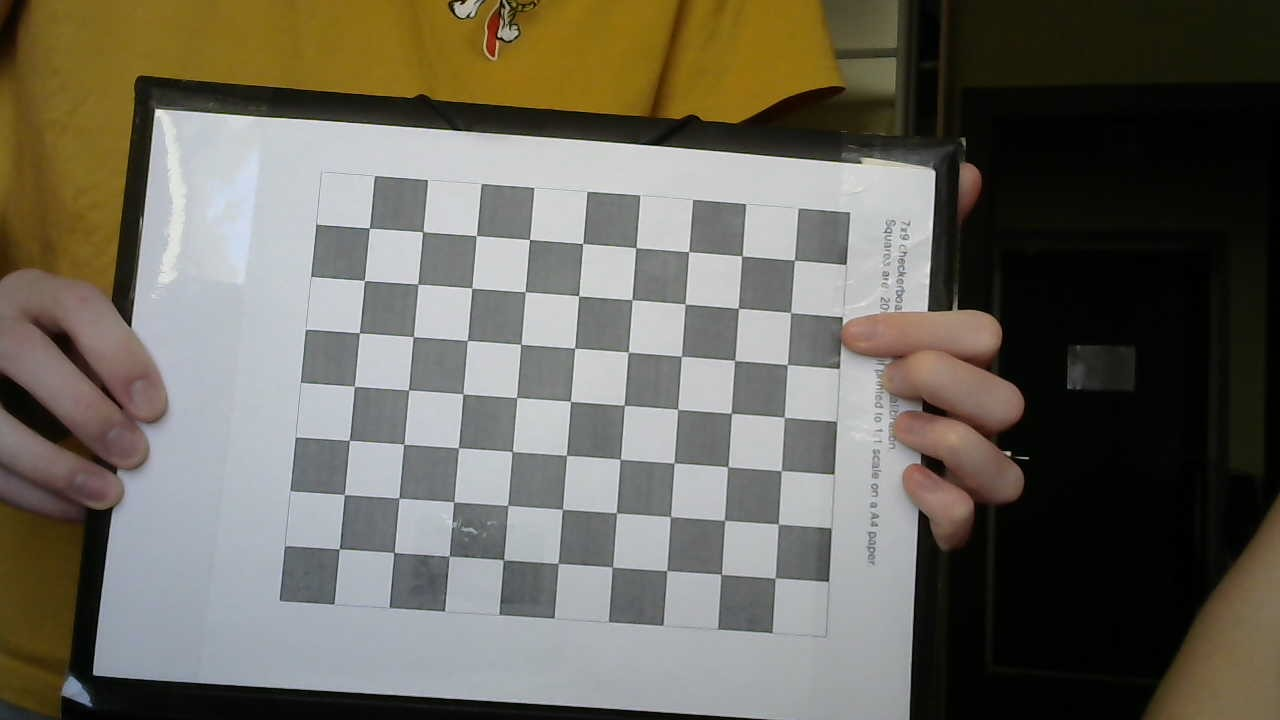
#> input picture 1st year/Sensing, Perception and Actuation/Assignment_2/photos/0.jpg, 1280 x 720 px; its folder holds only this picture in this run
$ jupyter execute Assignment2.ipynb
#> lines starting #> are read from the running program, lines starting #| are printed output that depends on the picture; after the words box and inside, x2 and y2 are one past the last pixel; in counts of white or black regions, pixels touching at a corner belong together; long printed decimals are rounded
# Task 1
# Kalman filter
## Case 2

### 1. See the data

[cell 1]
import numpy as np
import pandas as pd
from matplotlib import pyplot as plt

data = pd.read_csv("case2.txt", header=None, names=['Time', "Roll angle"])
#> (reads 1st year/Sensing, Perception and Actuation/Assignment_2/case2.txt from the repository)
data.head()

Let's plot it

[cell 2]
plt.figure(figsize=(8, 6), dpi=80)
plt.scatter(data["Time"], data["Roll angle"], s = 3);

### 2. Kalman filter theory

In our case we don't know about controlling function `uk`, so we put all unknown information from the physical model to the error of the model: `x_k+1=xk+ξk`

### 2. Variable initialization

[cell 3]
err_sensor = np.var(data["Roll angle"]) # dispersion of sensor data
err_model = 400 #Assumption; dispersion of model error
err = err_sensor #Total error
angle_opt = data.iloc[0]["Roll angle"] # Init number of optimal roll angle

### 3. Kalman filter

[cell 4]
kalman_angles = []
for ind, row in data.iterrows():
    err = err_sensor*(err+err_model)/(err + err_sensor + err_model)
    K = err/err_sensor
    angle_opt = K*row["Roll angle"] + (1 - K) * angle_opt
    kalman_angles.append(angle_opt)

### 4. Plot results

[cell 5]
plt.figure(figsize=(8, 6), dpi=80)
plt.scatter(data["Time"], data["Roll angle"], s=3, label="sensor data");
plt.scatter(data["Time"], kalman_angles, s=3, label="kalman filtered data");
plt.legend();
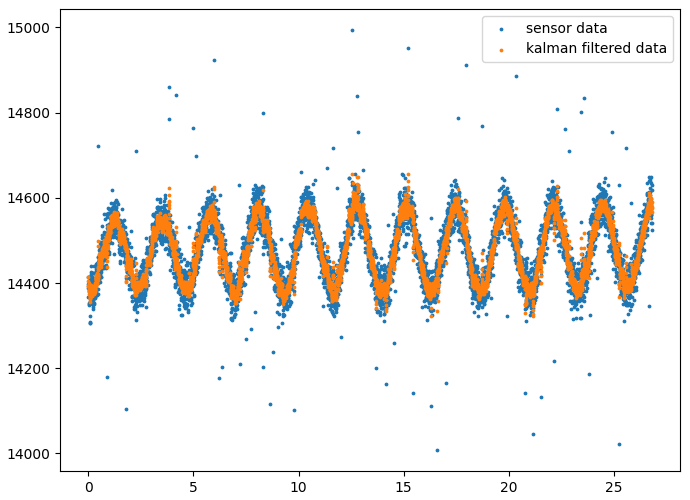
#> figure drawn by matplotlib, 1 panel

# Task 2
# Camera calibration

We should find intrinsic and extrinsic camera parameters.

#### Image examples

[cell 6]
import glob
import cv2 as cv
import numpy as np
from matplotlib import pyplot as plt

images = glob.glob('photos/*.jpg')
for ind, filename in enumerate(images):
    if ind==5:
        break
    img = cv.imread(filename)
#> img is the input picture: shape (720, 1280, 3); mean B, G, R 93.9, 104.3, 107.9
    plt.imshow(cv.cvtColor(img, cv.COLOR_BGR2RGB))
    plt.show()

#### Camera calibration

[cell 7]
# This part of code was taken from OpenCV tutorial:
# https://docs.opencv.org/3.4.15/dc/dbb/tutorial_py_calibration.html
# termination criteria
criteria = (cv.TERM_CRITERIA_EPS + cv.TERM_CRITERIA_MAX_ITER, 30, 0.001)
# prepare object points, like (0,0,0), (1,0,0), (2,0,0) ....,(6,5,0)
nx, ny = 9, 7
objp = np.zeros((nx*ny,3), np.float32)
objp[:,:2] = np.mgrid[0:ny,0:nx].T.reshape(-1,2)
# Arrays to store object points and image points from all the images.
objpoints = [] # 3d point in real world space
imgpoints = [] # 2d points in image plane.
images = glob.glob('photos/*.jpg')

for fname in images:
    img = cv.imread(fname)
    gray = cv.cvtColor(img, cv.COLOR_BGR2GRAY)
    # Find the chess board corners
    ret, corners = cv.findChessboardCorners(gray, (ny,nx), None)
#> ret = True; corners = 63 rows, first 8: [339.1, 548.7], [344, 494.8], [349.3, 440.1], [354.3, 386.6], [359.3, 332.8], [364.4, 280.7], [369.2, 228.2], [394, 552.1]
    # If found, add object points, image points (after refining them)
    if ret == True:
        objpoints.append(objp)
        corners2 = cv.cornerSubPix(gray,corners, (11,11), (-1,-1), criteria)
#> corners2 = 63 rows, first 8: [339.3, 548.8], [344.4, 494.5], [349.3, 440.4], [354.3, 386.2], [359.3, 332.8], [364.4, 280.5], [369.4, 228.2], [394.1, 552.5]
        imgpoints.append(corners)

[cell 8]
ret, mtx, dist, rvecs, tvecs = cv.calibrateCamera(objpoints, imgpoints, gray.shape[::-1], None, None)
#> ret = 0.258; mtx = [[707.4, 0, 614.8], [0, 699.1, 363.4], [0, 0, 1]]; dist = [[-0.0375, 0.228, 0.00658, 0.00348, -0.54]]; rvecs = ([-0.00593, -0.0542, -1.5],); tvecs = ([-5.03, 3.41, 12.87],)

#### Intrinsic params

[cell 9]
mtx
#> Out = [[707.4, 0, 614.8], [0, 699.1, 363.4], [0, 0, 1]]

#### Extrinsic params

Each image has own extrinsic params. So, for example, for first image rotation matrix is

[cell 10]
cv.Rodrigues(rvecs[0])[0]
#> Out = [[0.0732, 0.997, -0.0325], [-0.997, 0.0744, 0.0375], [0.0398, 0.0296, 0.999]]

Transpose vector for first image:

[cell 11]
tvecs[0]
#> Out = [-5.03, 3.41, 12.87]

### Measure the object size

In a left size of image we have a phone, which size should be measured.
We know, that the one side of square in chessboard is equal to 2 centimeter.
We suppose that the phone and chessboard are on the same plane.

[cell 12]
img = cv.imread("object.jpg")
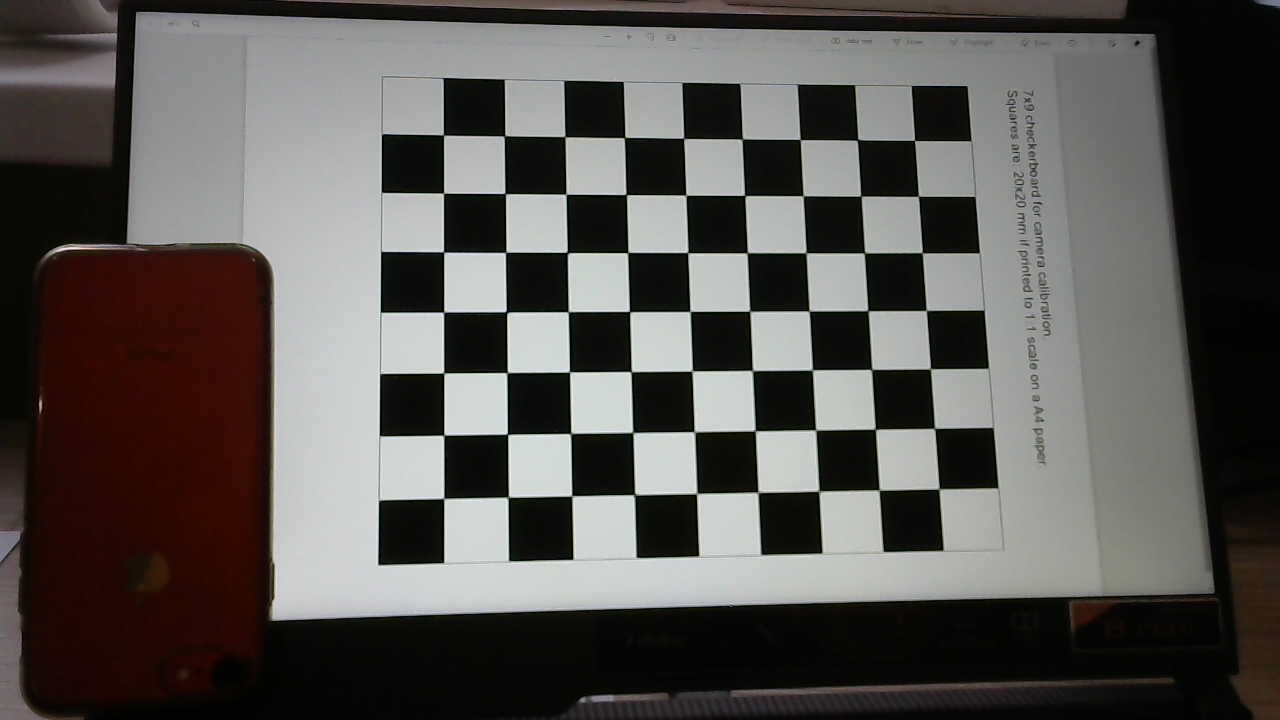
#> input picture 1st year/Sensing, Perception and Actuation/Assignment_2/object.jpg, 1280 x 720 px
#> img is the input picture: shape (720, 1280, 3); mean B, G, R 82.7, 85.2, 88.4

plt.imshow(cv.cvtColor(img, cv.COLOR_BGR2RGB))
plt.show()

#### Find phone mask on the image

[cell 13]
img1 = cv.inRange(img, np.array([0, 0, 25]), np.array([20, 20, 255]))
#> img1: shape (720, 1280); 10.7% white; 221 white regions (207 under 20 px), largest, box (x1, y1, x2, y2) and area: (31, 251, 270, 699) 97330, (1075, 603, 1117, 630) 326, (1227, 542, 1280, 552) 153

kernel = np.ones((3, 3))/2
img1 = cv.erode(img1, kernel, iterations = 1)
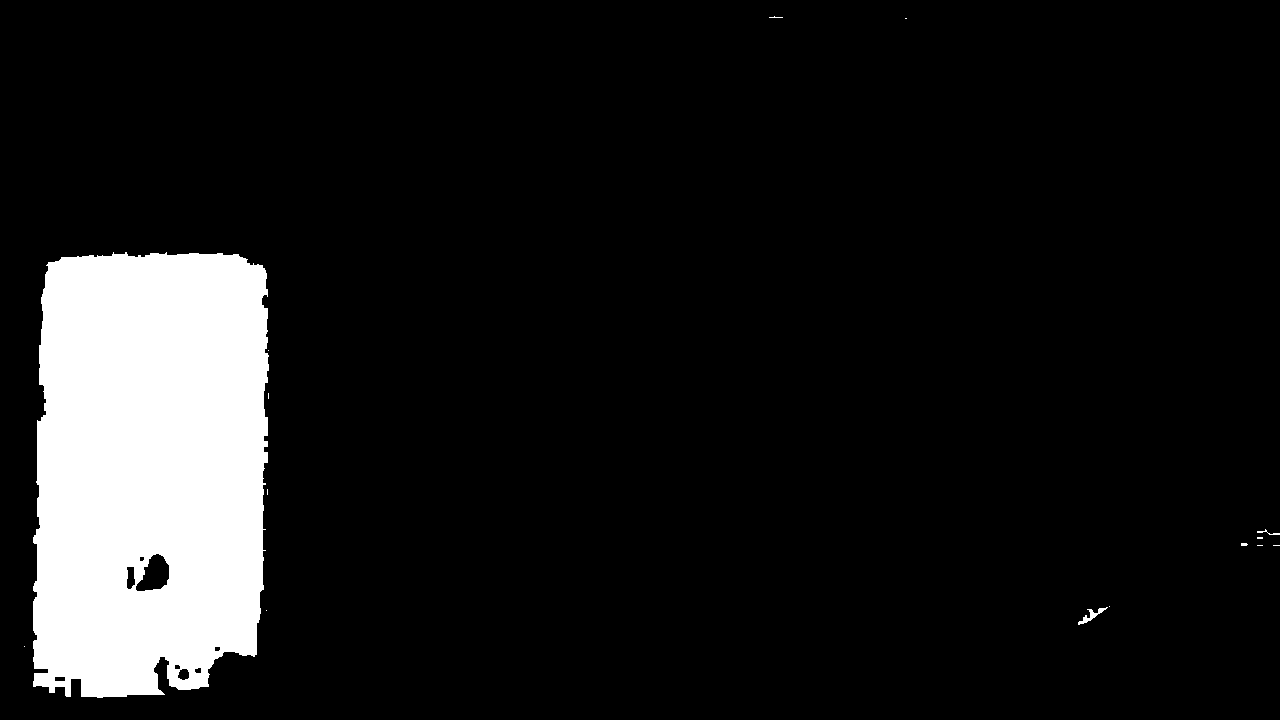
#> img1: shape (720, 1280); 10.3% white; 15 white regions (12 under 20 px), largest, box (x1, y1, x2, y2) and area: (33, 252, 269, 698) 94860, (1078, 607, 1108, 625) 147, (1257, 529, 1280, 535) 40
plt.imshow(cv.cvtColor(img1, cv.COLOR_BGR2RGB))
plt.show()

#### Get the right contour

[cell 14]
contours,hierarchy = cv.findContours(img1, cv.RETR_EXTERNAL, cv.CHAIN_APPROX_SIMPLE)
#> contours = 15 contours, 13 with area under 20; largest, box (x1, y1, x2, y2) and area: (33, 252, 269, 698) 95238, (1078, 607, 1108, 625) 105

img_copy = img.copy()
# loop over the contours individually
for c in contours:
    if cv.contourArea(c) < 200:
        continue
    x,y, phone_width_px, phone_height_px = cv.boundingRect(c)
    cv.rectangle(img_copy,(x,y),(x + phone_width_px, y + phone_height_px),(0,255,0),2)
#> this loop made 15 passes
#> c on passes 1, 2, 4, 5, 6, 8, 10, 11, 12, 14: [[24, 646]], [[266, 610]], [[1109, 606]], [[1273, 545], [1279, 545]], [[1257, 545], [1262, 545]], [[1257, 537], [1257, 538], [1262, 538], [1262, 537]], [[267, 489], [267, 494]], [[268, 393], [268, 398]], [[268, 350]], [[905, 18], [906, 18]]
#> (x, y, phone_width_px, phone_height_px) on pass 13: (33, 252, 236, 446)
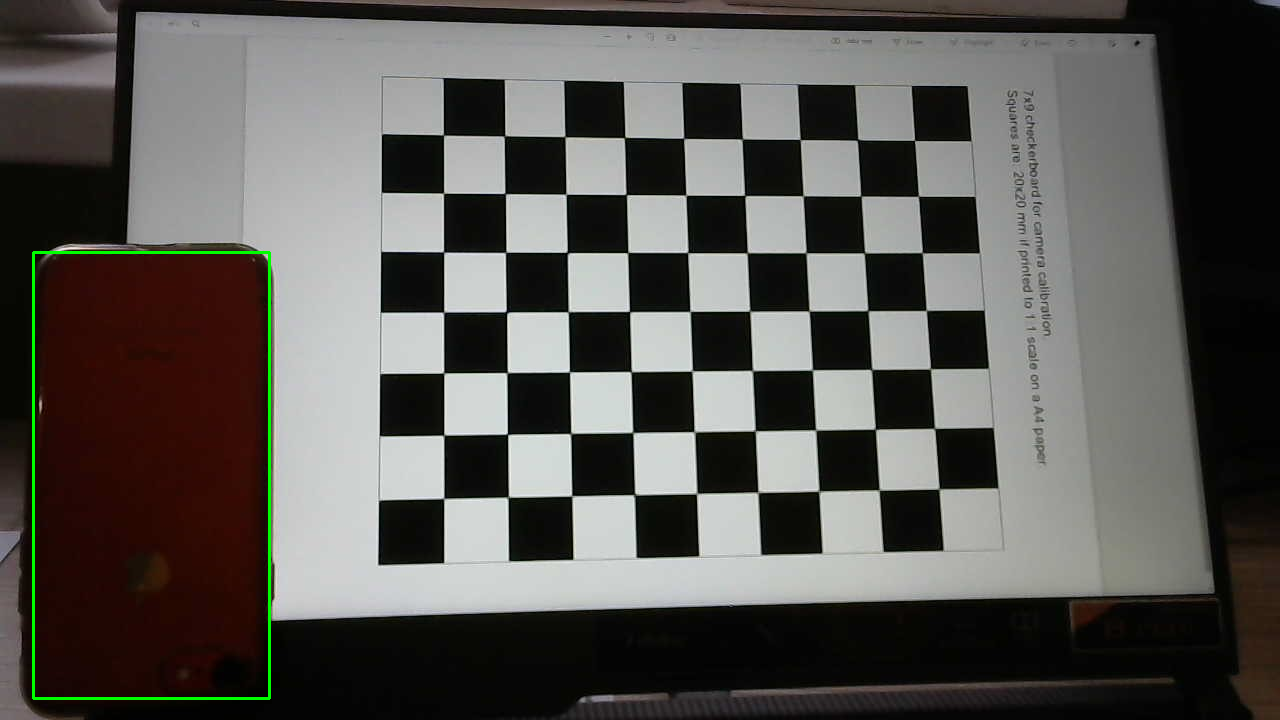
#> img_copy: shape (720, 1280, 3); 0.44% of pixels changed, all inside (x1, y1, x2, y2) = (32, 251, 271, 700)

plt.imshow(cv.cvtColor(img_copy, cv.COLOR_BGR2RGB))
plt.show()
print(f"Phone width in pixels: {phone_width_px}")
#| Phone width in pixels: 236
print(f"Phone height in pixels: {phone_height_px}")
#| Phone height in pixels: 446

#### Estimate the size of phone

[cell 15]
criteria = (cv.TERM_CRITERIA_EPS + cv.TERM_CRITERIA_MAX_ITER, 30, 0.001)
#> criteria = (3, 30, 0.001)
nx, ny = 9, 7

gray = cv.cvtColor(img, cv.COLOR_BGR2GRAY)
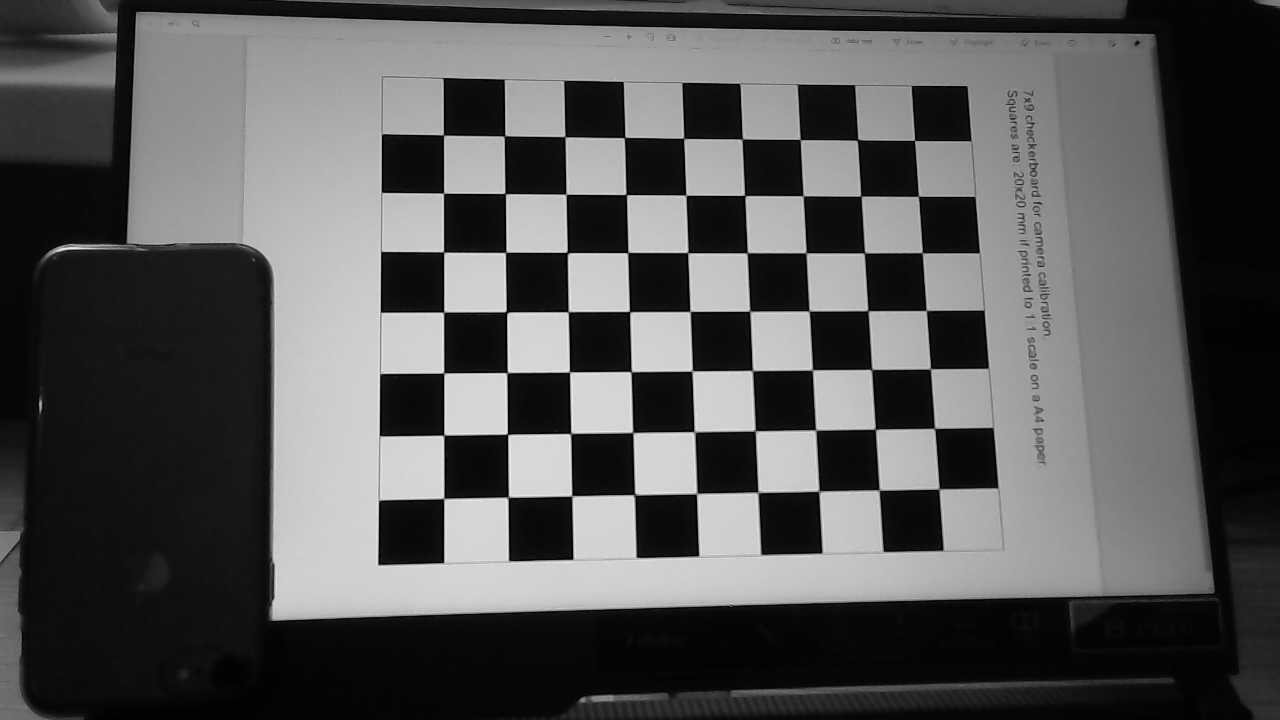
#> gray: shape (720, 1280); min 0, max 251, mean 85.9
ret, corners = cv.findChessboardCorners(gray, (ny,nx), None)
#> ret = True; corners = 63 rows, first 8: [443.6, 498.3], [443.7, 435.4], [443.6, 372.8], [443.5, 312.5], [443.5, 251.8], [443.5, 193.3], [443.5, 135], [507.9, 497.1]

chess_square_side_px = np.sqrt(((corners[0][0]-corners[1][0])**2).sum())
#> chess_square_side_px = 62.95
chess_square_side_cm = 2

print(f"Phone width in centimeters: {chess_square_side_cm/chess_square_side_px * phone_width_px}")
#| Phone width in centimeters: 7.498
print(f"Phone height in centimeters: {chess_square_side_cm/chess_square_side_px * phone_height_px}")
#| Phone height in centimeters: 14.170
